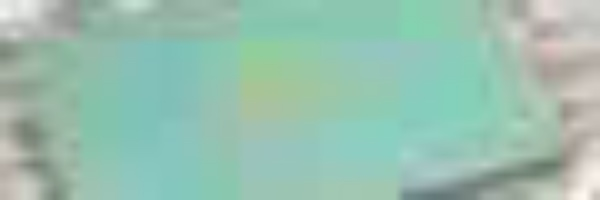
#> input picture images/34c37af45b3ea2f13838d416768d3c2d17dd91a8f260ddd6de7d266c057daa95.jpg, 600 x 200 px, given in place of the camera
$ jupyter execute --allow-errors image_processing6.ipynb
#> lines starting #> are read from the running program, lines starting #| are printed output that depends on the picture; after the words box and inside, x2 and y2 are one past the last pixel; in counts of white or black regions, pixels touching at a corner belong together
[cell 1]
import cv2
import matplotlib.pyplot as plt
import numpy as np

[cell 2]
#1 fps=1, 0.2, 10でカメラから画像を表示
cap = cv2.VideoCapture(0)

while cap.isOpened():
    retval, frame = cap.read()
#> frame is the input picture: shape (200, 600, 3); mean B, G, R 175.5, 191.8, 152.6
    if retval is None:
        print("capture error")
        break

    cv2.imshow("capture", frame)

    fps = 1000//1

    key = cv2.waitKey(int(fps))
#> (key Esc is pressed here)
    if key == 27:
        break

cap.release()
cv2.destroyAllWindows()

[cell 3]
cap = cv2.VideoCapture(0)

while cap.isOpened():
    retval, frame = cap.read()
    if retval is None:
        print("capture error")
        break

    cv2.imshow("capture", frame)

    fps = 1000//0.2

    key = cv2.waitKey(int(fps))
#> (key Esc is pressed here)
    if key == 27:
        break

cap.release()
cv2.destroyAllWindows()

[cell 4]
cap = cv2.VideoCapture(0)

while cap.isOpened():
    retval, frame = cap.read()
    if retval is None:
        print("capture error")
        break

    cv2.imshow("capture", frame)

    fps = 1000//10

    key = cv2.waitKey(int(fps))
#> (key Esc is pressed here)
    if key == 27:
        break

cap.release()
cv2.destroyAllWindows()

[cell 5]
#2 1fpsでカメラ画像、グレー画像をそれぞれ保存
cap = cv2.VideoCapture(0)
num = 0

while cap.isOpened():
    retval, frame = cap.read()
    if retval is None:
        print("capture error")
        break
    frame_gray = cv2.cvtColor(frame, cv2.COLOR_BGR2GRAY)
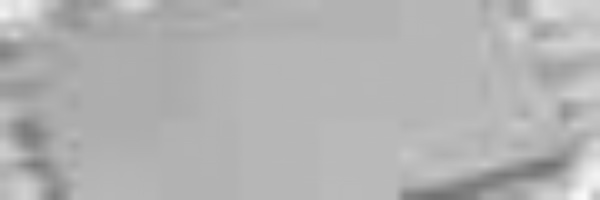
#> frame_gray: shape (200, 600); min 114, max 250, mean 178.2

    num += 1

    cv2.imshow("capture", frame)
    cv2.imshow("capture_gray", frame_gray)

    cv2.imwrite("C:\\Users\\makot\\test\\frame\\"+str(num)+".jpg", frame)
    cv2.imwrite("C:\\Users\\makot\\test\\frame_gray\\"+str(num)+".jpg", frame_gray)

    fps = 1000//1

    key = cv2.waitKey(int(fps))
#> (key Esc is pressed here)
    if key == 27:
        break

cap.release()
cv2.destroyAllWindows()

[cell 6]
#3 1fpsで平滑化画像、グレー画像、二値化画像を表示
import cv2
cap = cv2.VideoCapture(0)

while cap.isOpened():
    retval, frame = cap.read()
    if retval is None:
        print("capture error")
        break
    frame_blur = cv2.blur(frame, (11,11))
    frame_gray = cv2.cvtColor(frame, cv2.COLOR_BGR2GRAY)
    ret, frame_thresh = cv2.threshold(frame_gray, 127, 255, cv2.THRESH_BINARY_INV)
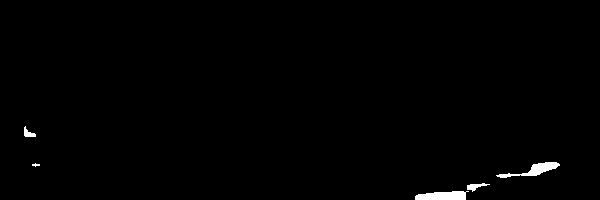
#> frame_thresh: shape (200, 600); 0.77% white; 5 white regions (1 under 20 px), largest, box (x1, y1, x2, y2) and area: (415, 191, 469, 200) 389, (496, 162, 560, 178) 360, (467, 183, 490, 192) 90, (24, 126, 36, 137) 69

    cv2.imshow("capture_blur", frame_blur)
    cv2.imshow("capture_gray", frame_gray)
    cv2.imshow("capture_thresh", frame_thresh)

    fps = 1000//1

    key = cv2.waitKey(int(fps))
#> (key Esc is pressed here)
    if key == 27:
        break

cap.release()
cv2.destroyAllWindows()

[cell 7]
#4 1fpsで好きなものを検出した画像を表示
cap = cv2.VideoCapture(0)

img = cv2.imread("C:\\Users\\makot\\img\\WIN_20230526_10_33_04_Pro.jpg")
#> (the rest of this cell did not finish here and is left out)

[cell 8]
#5 10fpsでカメラから手のひらを検出した画像を表示
cap = cv2.VideoCapture(0)

img = cv2.imread("C:\\Users\\makot\\img\\WIN_20230526_11_10_43_Pro.jpg")
#> (the rest of this cell did not finish here and is left out)

[cell 9]
#6 10fpsでカメラからflipした画像をそれぞれ表示
cap = cv2.VideoCapture(0)

while cap.isOpened():
    retval, frame = cap.read()
    if retval is None:
        print("capture error")
        break
    frame_flip_1 = cv2.flip(frame, 1)
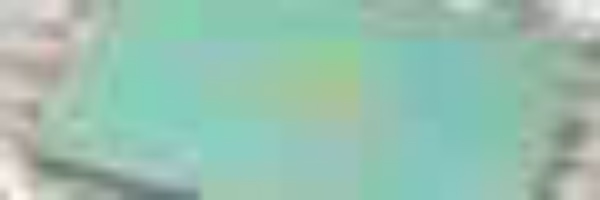
#> frame_flip_1: shape (200, 600, 3); mean B, G, R 175.5, 191.8, 152.6
    frame_flip_0 = cv2.flip(frame, 0)
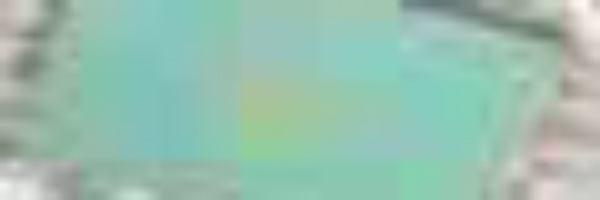
#> frame_flip_0: shape (200, 600, 3); mean B, G, R 175.5, 191.8, 152.6
    frame_flip_minus1 = cv2.flip(frame, -1)
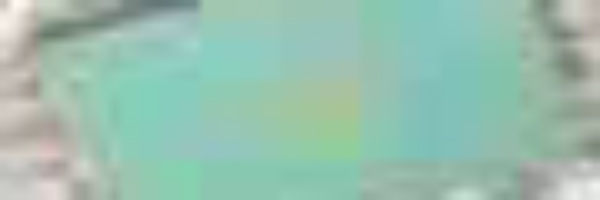
#> frame_flip_minus1: shape (200, 600, 3); mean B, G, R 175.5, 191.8, 152.6

    cv2.imshow("capture_origin", frame)
    cv2.imshow("capture_flip_1", frame_flip_1)
    cv2.imshow("capture_flip_0", frame_flip_0)
    cv2.imshow("capture_flip_minus1", frame_flip_minus1)

    key = cv2.waitKey(100)
#> (key Esc is pressed here)
    if key == 27:
        break
cap.release()
cv2.destroyAllWindows()
